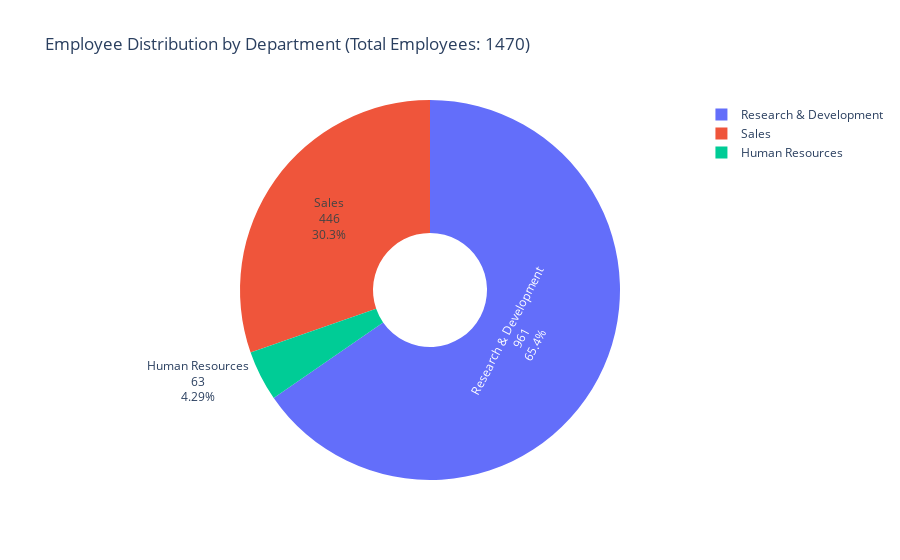

Source (notebook cell):
### Markdown cell above
#### Visualize Answer Q1 & Q2

The pie chart below shows the count and distribution of employees across different departments.  
Each slice represents a department, annotated with the number of employees and their percentage of the total workforce.  
The total number of employees is included in the chart title for reference.

### Code cell
# Calculate total employees
total_employees = len(cleanDf)

# Create pie chart with counts
fig = px.pie(cleanDf, 
             names='Department',
             title=f'Employee Distribution by Department (Total Employees: {total_employees})',
             hole=0.3,  # optional donut style
             labels={'Department': 'Department', 'value': 'Number of Employees'})

# Show counts on slices
fig.update_traces(textinfo='label+value+percent')  # show department name, count, and percentage

# Display the plot
fig.show()

### Figure 1 — Plotly figure (JSON) as saved in the notebook; plotly's stock layout.template omitted (floating-point values rounded to 4 significant figures; data arrays with more than 128 entries replaced by an {"elided": "..."} marker saying what was removed)
{"data": [{"domain": {"x": [0, 1], "y": [0, 1]}, "hole": 0.3, "hovertemplate": "Department=%{label}<extra></extra>", "labels": {"elided": "1470 str values"}, "legendgroup": "", "name": "", "showlegend": true, "textinfo": "label+value+percent", "type": "pie"}], "layout": {"legend": {"tracegroupgap": 0}, "title": {"text": "Employee Distribution by Department (Total Employees: 1470)"}}}
